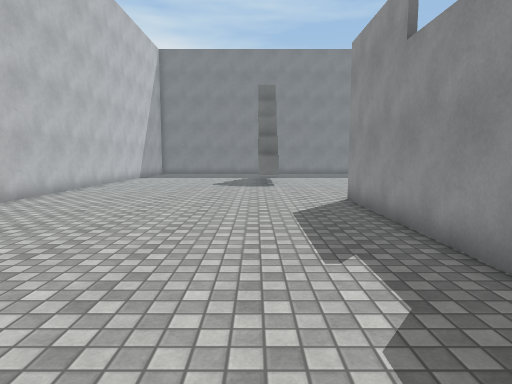
view 1 (above)

24 first-person views from a walk through a 3-D level made in the Unity game engine. The camera is 1.4 m above the floor, tilts 6° down and sees 75° across. The floor is counted in squares, 1 m on a side. Each view is taken from the middle of a square. On the plan, view 1 faces up. The plan holds only what a view shows up to about 15 squares ahead; the rest is blank. The player character is not drawn. Surface patterns are stand-ins for the level's own textures.

view 2
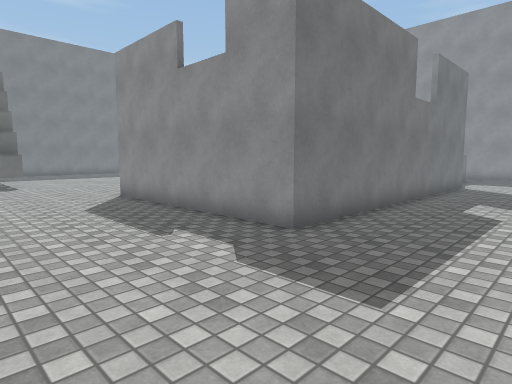

view 3
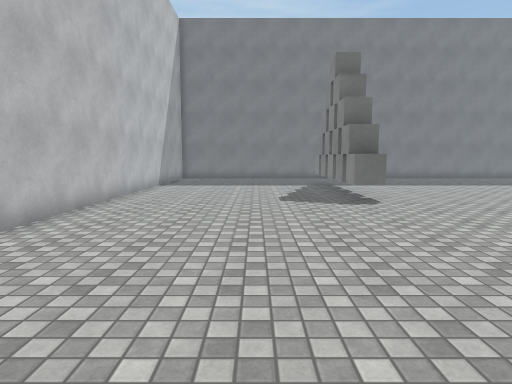

view 4
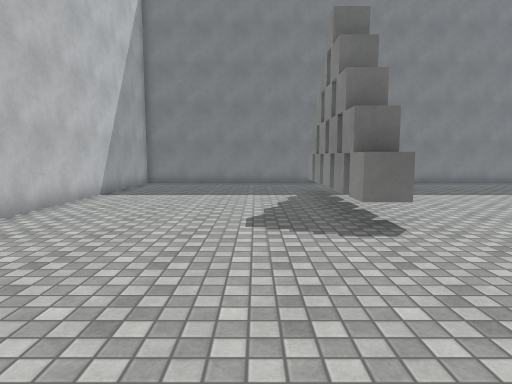

view 5
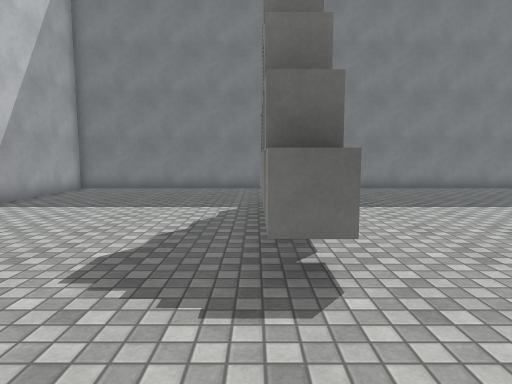

view 6
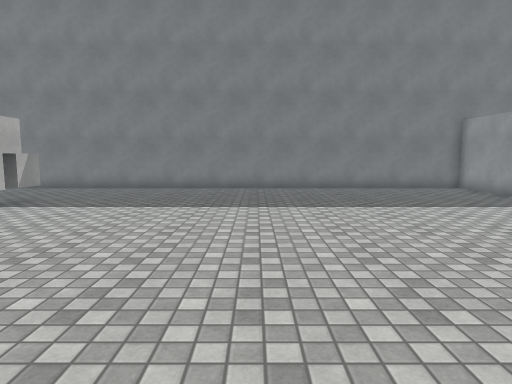

view 7
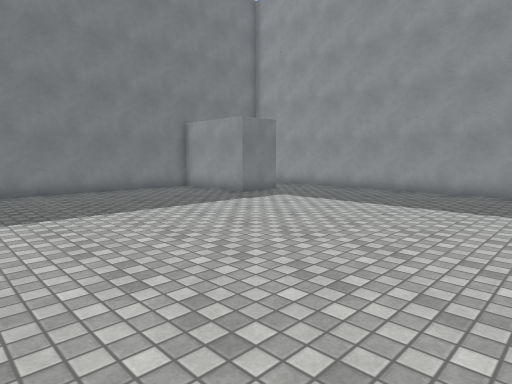

view 8
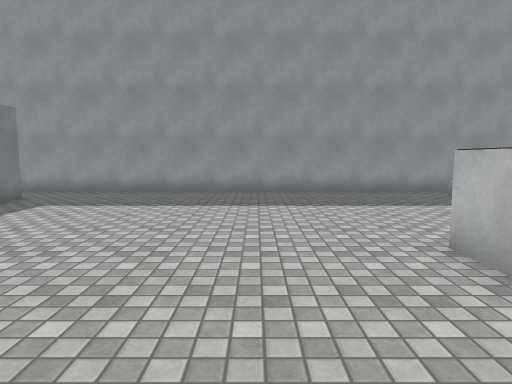

view 9
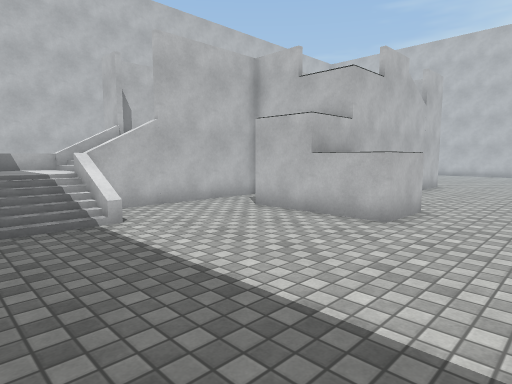

view 10
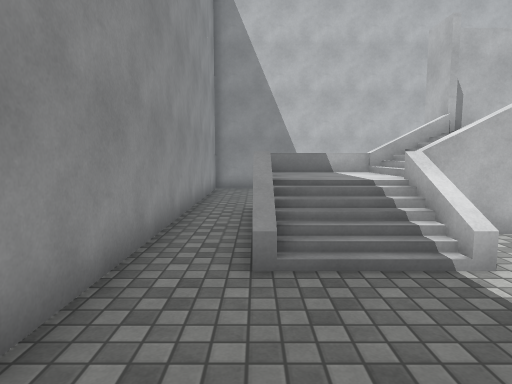

view 11
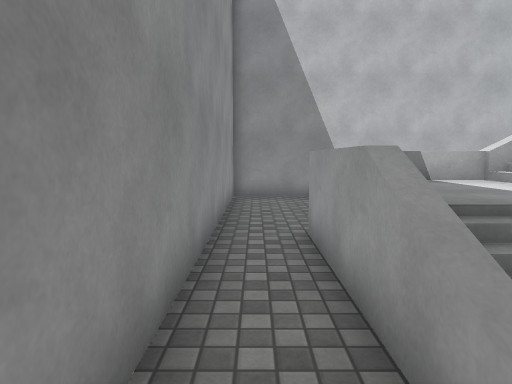

view 12
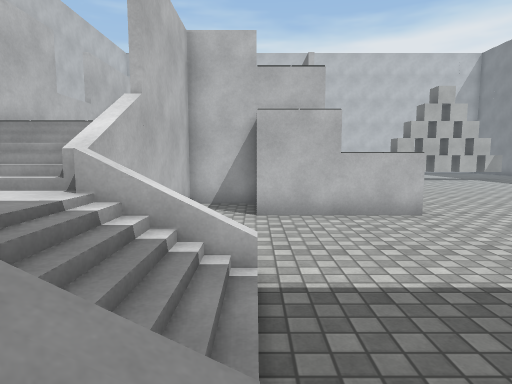

view 13
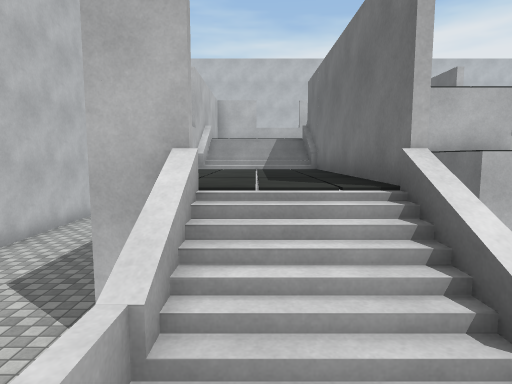

view 14
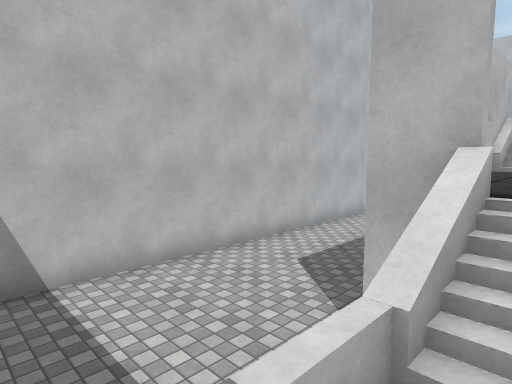

view 15
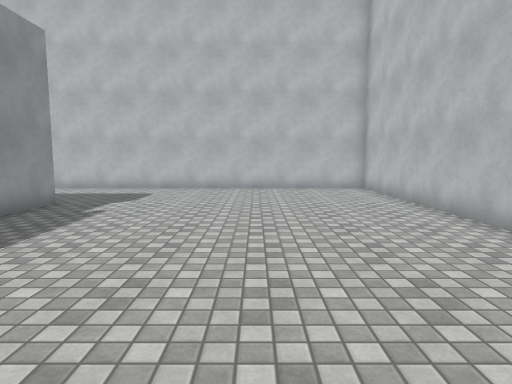

view 16
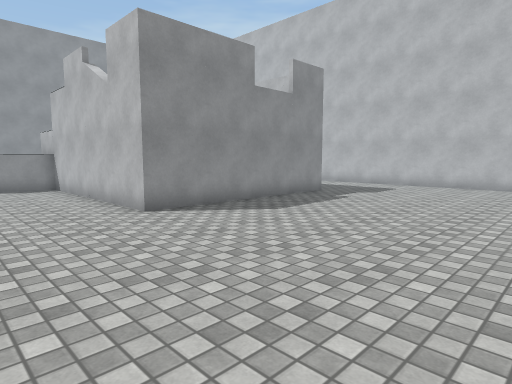

view 17
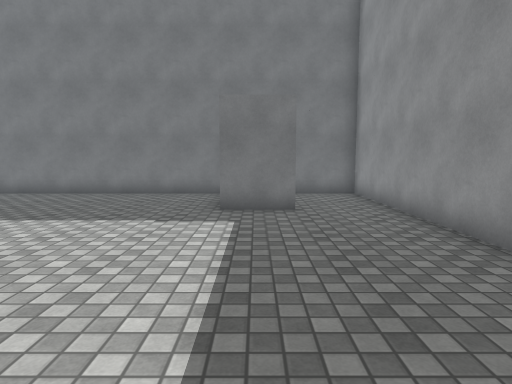

view 18
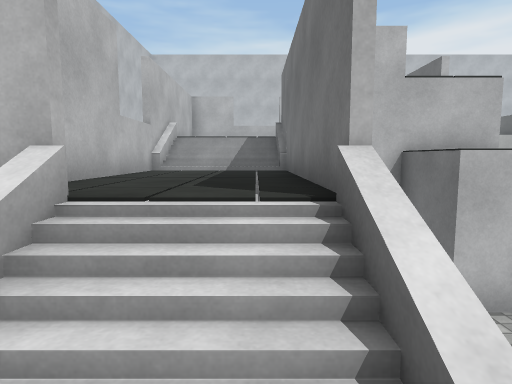

view 19
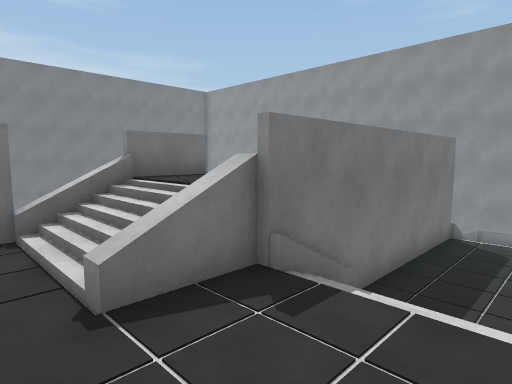

view 20
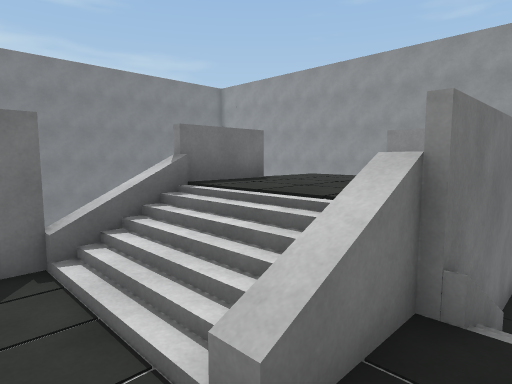

view 21
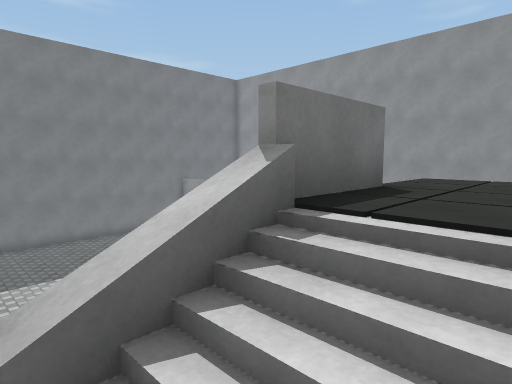

view 22
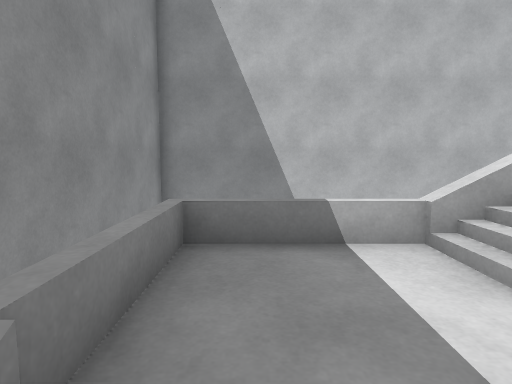

view 23
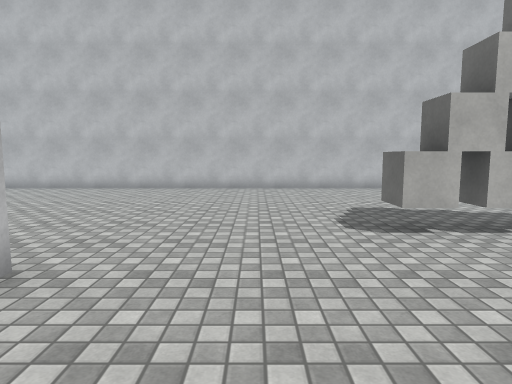

view 24
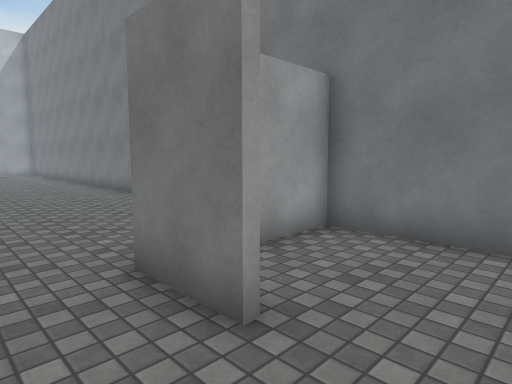

### Floor plan
Key: @ floor where view 1 was taken; # wall or solid block; x gap in a wall; . main floor; : floor 1 m higher than the main floor; + floor 1.5 m higher than the main floor; * floor 2 m higher than the main floor; % floor 3 m higher than the main floor; & floor 4 m higher than the main floor; / step, stairs or slope; = window, fence, low wall or low ledge; ^ raised ledge; v drop or lower ground; B box; O other object.
Columns run from 8 left of view 1 to 22 right of it. Each row starts with its distance up from view 1.
 28 ###############################
 27 #........................#....#
 26 #........................#....#
 25 #........................#....#
 24 #........................###..#
 23 #.......BB....................#
 22 #.......BB....................#
 21 #.......BB....................#
 20 #.......BB....................#
 19 #.......BB....................#
 18 #.......BB....................#
 17 #.......BB....................#
 16 #.............................#
 15 #.............................#
 14 #.............................#
 13 #..................^^^........#
 12 #..................^ ^........#
 11 #..........##x/OOO&^^#........#
 10 #..........#%///&&&^ #........#
  9 #..........#%///&&&O##...////.#
  8 #..........#%///&  #.....////.#
  7 #..........#%==#===####x//::+.#
  6 #..........#%%%%//******//: +.#
  5 #..........# %%%//******// :+.#
  4 #..........#% %%//*****#vvOv#.#
  3 #..........#############    ..#
  2 #.......................... ..#
  1 #.............................#
  0 #.......@.....................#
 -1 #.............................#
 -2 ###############################

Positions as (right, up) in squares from view 1, and headings:
1: (0, 0), facing up
2: (-2, -1), facing up-right
3: (-3, 6), facing up
4: (-2, 10), facing up
5: (0, 13), facing up
6: (8, 13), facing up
7: (8, 14), facing up-right
8: (8, 16), facing right
9: (20, 16), facing down-left
10: (20, 13), facing down
11: (21, 10), facing down
12: (21, 9), facing left
13: (19, 5), facing left
14: (19, 5), facing down-left
15: (-3, 13), facing down
16: (-5, 15), facing down-right
17: (18, 15), facing up
18: (18, 6), facing left
19: (4, 4), facing up-right
20: (4, 6), facing up-right
21: (5, 9), facing up-right
22: (19, 8), facing down
23: (7, 14), facing left
24: (21, 22), facing up-left
